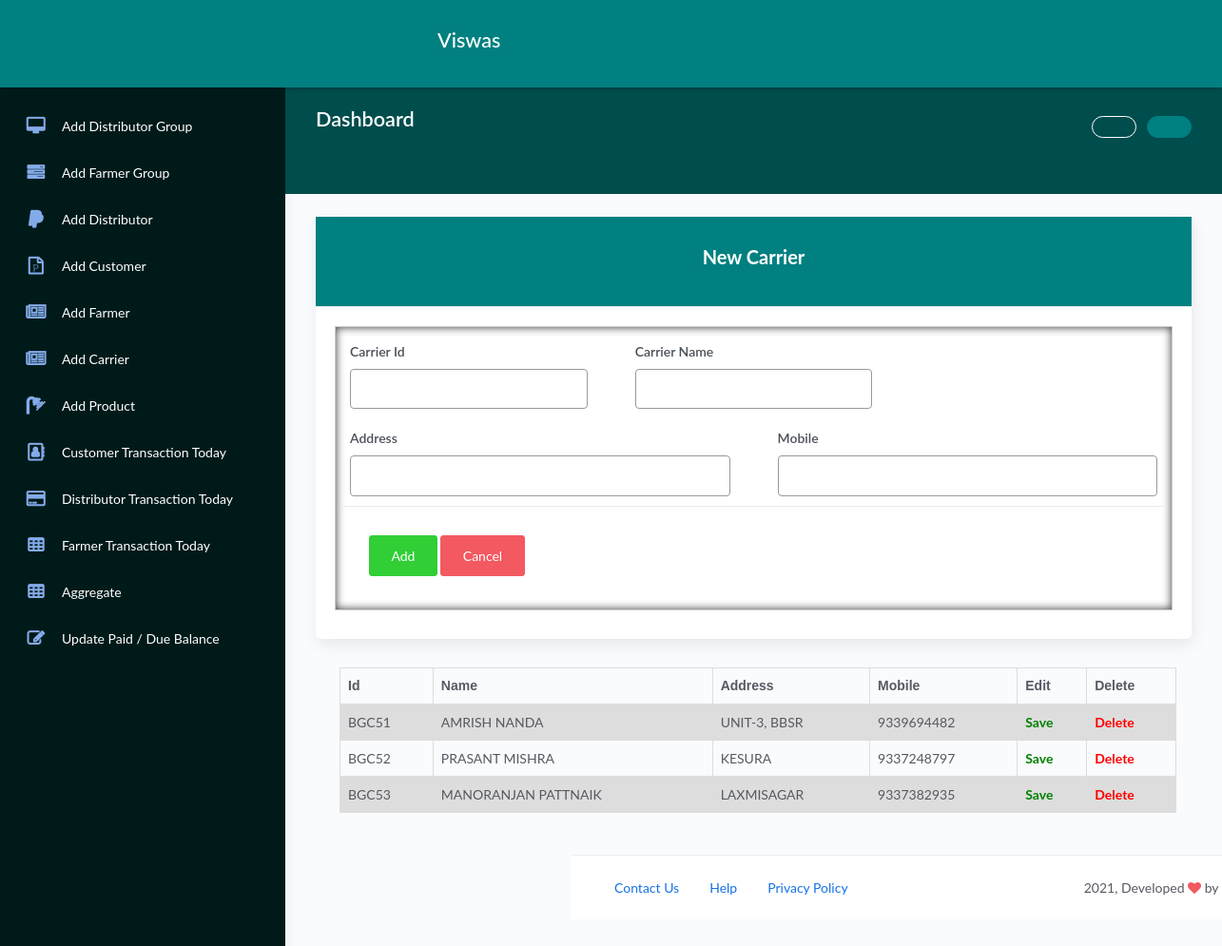
Screenshot of /add-carrier/ with the database file from the repository.
### bill/models.py (models this page shows)
class Carrier(models.Model):
    Carrier_Id=models.CharField(max_length=40,primary_key=True)
    Name=models.CharField(max_length=40, default="")
    Address=models.CharField(max_length=150, default="")
    Mobile=models.IntegerField(default=0)

### bill/views.py (the view)
# urls.py: path('add-carrier/', views.add_carrier  ,name="add-car"),
def add_carrier(request):
    if request.method=="POST":
        print(request)
        New_Carrier=Carrier()
        New_Carrier.Carrier_Id=request.POST.get('car_id')
        New_Carrier.Name=request.POST.get('car_name')
        New_Carrier.Address=request.POST.get('car_add')
        New_Carrier.Mobile=request.POST.get('car_mob')
        New_Carrier.save()
        return redirect('add-car')
    else:
        carriers= Carrier.objects.all()
        return render(request,'bill/add_carrier.html',{'carriers':carriers})

### bill/templates/bill/add_carrier.html (shortened to what this page needs)
{% extends 'bill/base.html' %}
{% block content %}
	<div class="col-md-12">
        <div class="card">
			<div class="card-header">
				<div class="card-title">New Carrier</div>
			</div>
			<div class="card-body">
				<div class="mbill">
			    	<form action="{% url 'add-car'  %}" method="POST" >
					    <div class="phs">
					<div class="row">
                        <div class="col-md-4">
                            <div class="form-group">
                                <label>Carrier Id</label>
                                <input type="text" class="form-control" name="car_id" required>
                            </div>
                        </div>
                        <div class="col-md-4">
                            <div class="form-group">
                                <label>Carrier Name</label>
                                <input type="text" class="form-control" name="car_name">
                            </div>
                        </div>
                    </div>
                    <div class="row">
                        <div class="col-md-6">
                            <div class="form-group">
                                <label>Address</label>
                                <input type="text" class="form-control" name="car_add">
                            </div>
                        </div>
                        <div class="col-md-6">
                            <div class="form-group">
                                <label>Mobile</label>
                                <input type="tel" class="form-control" name="car_mob">
                            </div>
                        </div>
                    </div>
						<div class="card-action">
									<button type="submit" class="btn btn-success">Add</button>
									<button class="btn btn-danger">Cancel</button>
								</div>
						</form>
						</div>
						</div>
						</div>
						</div>
                        <table>
                            <tr>
                            <th>Id</th>
                            <th>Name</th>
                            <th>Address</th>
                            <th>Mobile</th>
                            <th>Edit</th>
                            <th>Delete</th>
                            </tr>
                            {% for carrier in carriers %}
                            <tr>
                                <td data-id="{{carrier.id}}">{{ carrier.Carrier_Id}}</td>
                                <td contenteditable='true' id="data-carname-{{carrier.Carrier_Id}}" onClick="highlightEdit(this);">{{ carrier.Name}}</td>
                                <td contenteditable='true' id="data-caraddr-{{carrier.Carrier_Id}}" onClick="highlightEdit(this);">{{ carrier.Address}}</td>
                                <td contenteditable='true' id="data-carmob-{{carrier.Carrier_Id}}" onClick="highlightEdit(this);">{{ carrier.Mobile}}</td>
                                <td><a style="color:green;font-weight:bold;" onclick="saveCarrier('{{carrier.Carrier_Id}}')" role="button">Save</a></td>
                                <td><a style="color:red;font-weight:bold;"  role="button" >Delete</a></td>
                            </tr>
                            {% endfor %}
                        </table>
{% endblock %}

### bill/templates/bill/base.html (style rules this page uses)
table { font-family: arial, sans-serif; border-collapse: collapse; width: 95.5%; position: relative; left:25px; margin-bottom: 20px; }
td, th { border: 1px solid #dddddd; text-align: left; padding: 8px; }
tr:nth-child(even) { background-color: #dddddd; }

### rows the page displays
Carrier: Carrier_Id "BGC51", Name "AMRISH NANDA", Address "UNIT-3, BBSR", Mobile "9339694482"
Carrier: Carrier_Id "BGC52", Name "PRASANT MISHRA", Address "KESURA", Mobile "9337248797"
Carrier: Carrier_Id "BGC53", Name "MANORANJAN PATTNAIK", Address "LAXMISAGAR", Mobile "9337382935"
